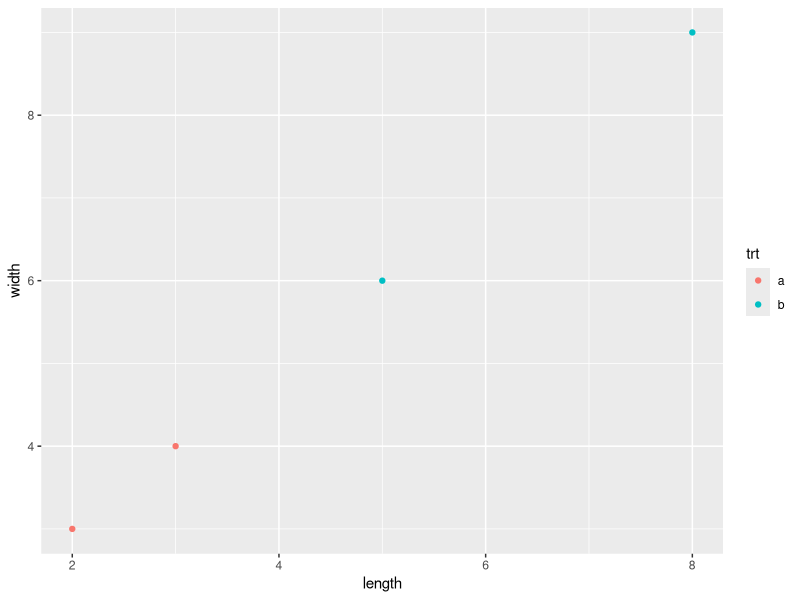
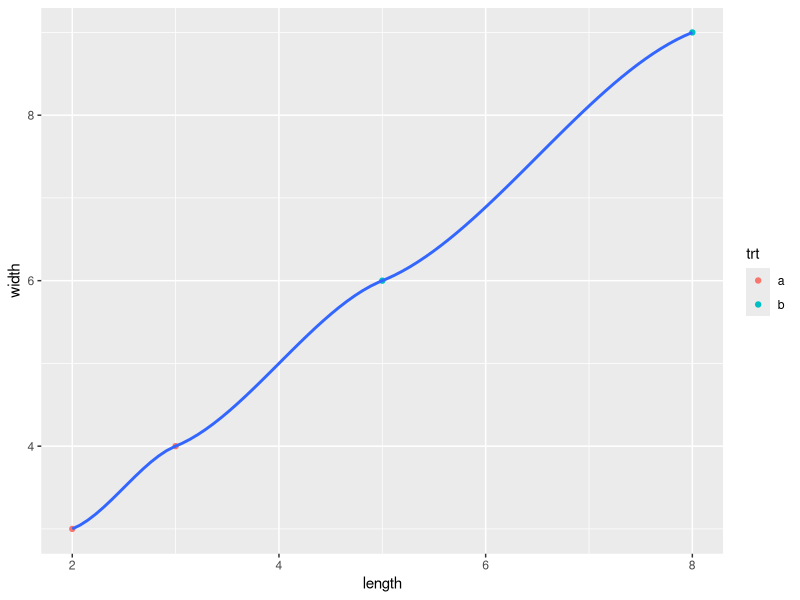
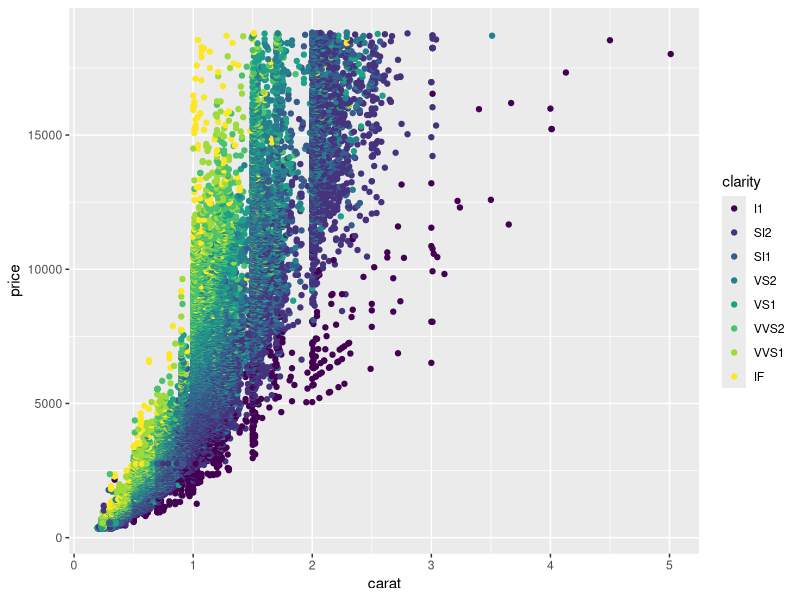
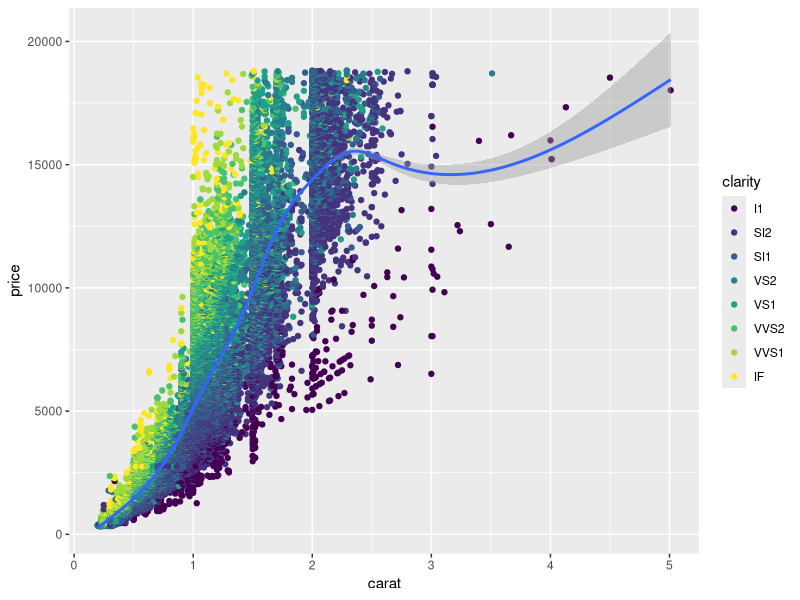
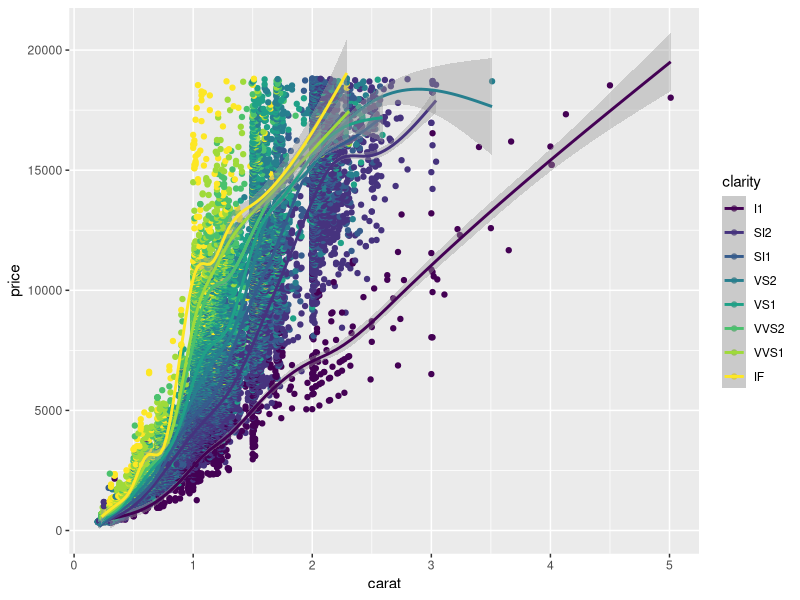
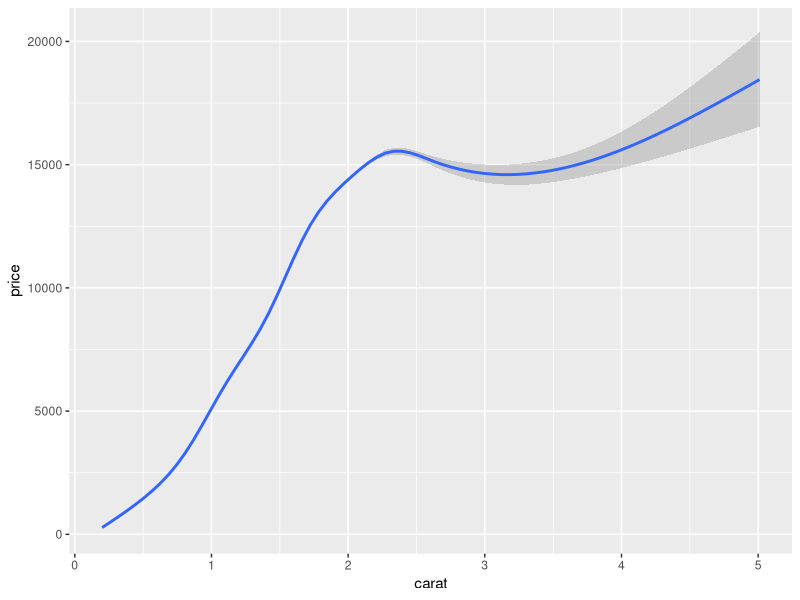
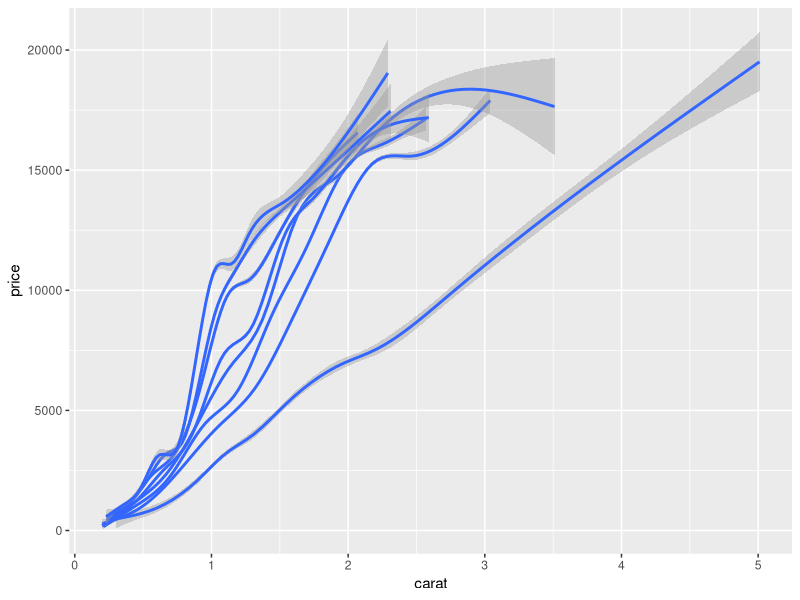
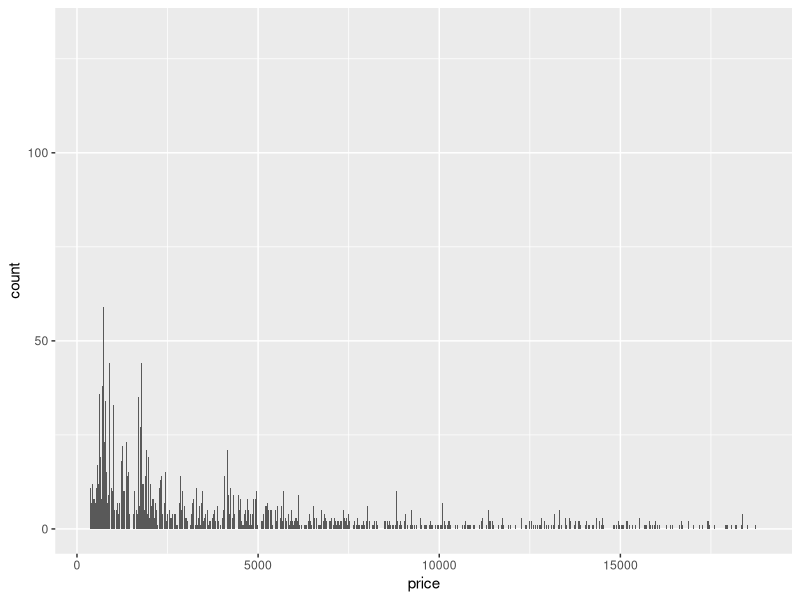

These charts were generated, in order, by the following R code:
library(ggplot2)
test.data <- data.frame(length=c(3,2,5,8),
                        width=c(4,3,6,9), depth=c(5,2,16,80), trt=c("a","a","b","b"))
ggplot(test.data, aes(x=length, y=width)) + geom_point(aes(colour=trt))
ggplot(test.data, aes(x=length, y=width)) + geom_point(aes(colour=trt)) + geom_smooth()

ggplot(data = diamonds, aes(x=carat, y=price)) + geom_point(aes(colour=clarity))
ggplot(data = diamonds, aes(x=carat, y=price)) + geom_point(aes(colour=clarity)) + geom_smooth()
ggplot(data = diamonds, aes(x=carat, y=price, colour=clarity)) + geom_point() + geom_smooth()

ggplot(data = diamonds, aes(x=carat, y=price)) + geom_smooth()
ggplot(data = diamonds, aes(x=carat, y=price)) + geom_smooth(aes(group=clarity))

ggplot(data = diamonds, aes(x=price)) + geom_bar()
ggplot(data = diamonds, aes(x=price)) + stat_bin(geom = "bar", fill="gold", col="white")

ggplot(data = diamonds, aes(clarity, fill=cut)) + geom_bar()
qplot(clarity, data = diamonds, fill=cut, geom="bar")

